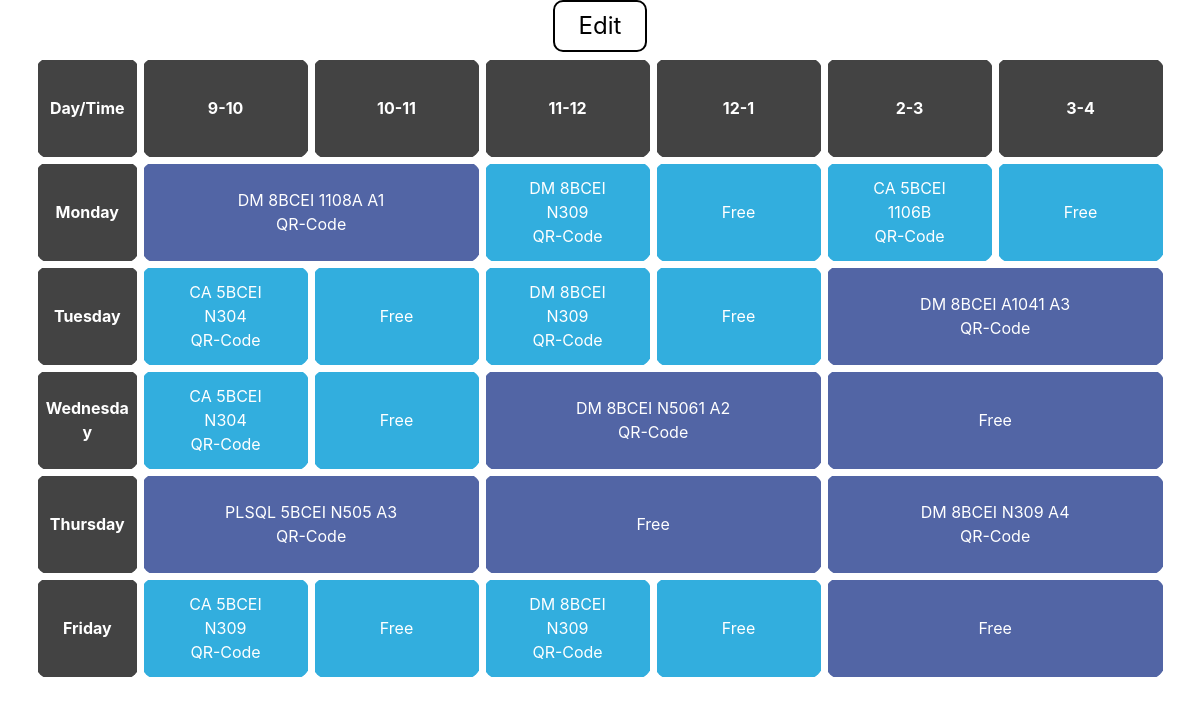
Page /HomeFaculty/ (signed in) on the committed database.
### attendance/models.py (models this page shows, shortened)
class TimeTable(models.Model):
    days=[
        ('Monday','Monday'),
        ('Tuesday','Tuesday'),
        ('Wednesday','Wednesday'),
        ('Thursday','Thursday'),
        ('Friday','Friday'),
        ('Saturday','Saturday'),
        ('Sunday','Sunday'),
    ]
    Faculty_id = models.CharField(max_length=10,null=True,default=" ")
    Day = models.CharField(max_length=100,null=True,default=" ")
    Start = models.CharField(max_length=100,null=True,default=" ")
    End = models.CharField(max_length=100,null=True,default=" ")
    Subject = models.CharField(max_length=100,null=True,default=" ")
    RoomNo = models.CharField(max_length=100,null=True,default=" ")
    Code=models.CharField(max_length=100,null=True,default=" ")
    Batch = models.CharField(max_length=100,null=True,default=" ")

### attendance/decorators.py (the view)
        def wrapper_func(request, *args, **kwargs):
            group = None
            if request.user.groups.exists():
                group = request.user.groups.all()[0].name
            if group in allowed_roles:
                return view_func(request, *args, **kwargs)
            else:
                return HttpResponse('You are not authorized to view this page')

### attendance/views.py (called while the page is built, shortened)
@login_required(login_url='Login')
@allowed_users(allowed_roles=['Faculty'])
def HomeFaculty(request):
    tt=TimeTable.objects.filter(Faculty_id=request.user.username)
    mon=TimeTable.objects.filter(Faculty_id=request.user.username,Day='Monday')
    tue=TimeTable.objects.filter(Faculty_id=request.user.username,Day='Tuesday')
    wed=TimeTable.objects.filter(Faculty_id=request.user.username,Day='Wednesday')
    thu=TimeTable.objects.filter(Faculty_id=request.user.username,Day='Thursday')
    fri=TimeTable.objects.filter(Faculty_id=request.user.username,Day='Friday')
    return render(request, 'attendance/Faculty/Home.html',{'mon':mon,'tue':tue,'wed':wed,'thu':thu,'fri':fri,'tt':tt})

### attendance/templates/attendance/Faculty/Home.html (shortened to what this page needs)
{% load static %}
<!DOCTYPE html>
<html lang="en">
<head>
    <link rel="stylesheet" href="https://stackpath.bootstrapcdn.com/bootstrap/4.5.2/css/bootstrap.min.css">
</head>
<body>
    <center>
        <button id="editbtn" onclick="EditTT()">Edit</button>
        <table id="activeTT">
            <tr>
                <th id="thdays">
                    Day/Time
                </th>
                <th>
                    9-10
                </th>
                <th>
                    10-11
                </th>
                <th>
                    11-12
                </th>
                <th>
                    12-1
                </th>
                <th>
                    2-3
                </th>
                <th>
                    3-4
                </th>
            </tr>
            <tr>
                <th id="thdays">Monday</th>
            {% for i in mon %}
                    {% if i.Batch == 'none' %}
                        <td colspan="1">
                    {% else %}
                        <td colspan="2">
                    {% endif %}
                    {% if i.Subject == i.RoomNo and i.RoomNo == i.Code and i.Code == 'Free' %}
                            Free
                    {% else %}
                        {{i.Subject}}
                        {{i.RoomNo}}
                        {{i.Code}}
                        {% if i.Batch != 'none' %}
                        {{i.Batch}}
                        {% endif %}
                        <br>
                        <a href="{% url 'GenerateQR' i.id %}">QR-Code</a>
                    {% endif %}
                </td>
            {% endfor %}
            </tr>
            <tr>
                <th id="thdays">Tuesday</th>
            {% for i in tue %}
                    {% if i.Batch == 'none' %}
                        <td colspan="1">
                    {% else %}
                        <td colspan="2">
                    {% endif %}
                    {% if i.Subject == i.RoomNo and i.RoomNo == i.Code and i.Code == 'Free' %}
                            Free
                    {% else %}
                        {{i.Subject}}
                        {{i.RoomNo}}
                        {{i.Code}}
                        {% if i.Batch != 'none' %}
                        {{i.Batch}}
                        {% endif %}
                        <br>
                        <a href="{% url 'GenerateQR' i.id %}">QR-Code</a>
                    {% endif %}
                </td>
            {% endfor %}
            </tr>
            <tr>
                <th id="thdays">Wednesday</th>
            {% for i in wed %}
                    {% if i.Batch == 'none' %}
                        <td colspan="1">
                    {% else %}
                        <td colspan="2">
                    {% endif %}
                    {% if i.Subject == i.RoomNo and i.RoomNo == i.Code and i.Code == 'Free' %}
                            Free
                    {% else %}
                        {{i.Subject}}
                        {{i.RoomNo}}
                        {{i.Code}}
                        {% if i.Batch != 'none' %}
                        {{i.Batch}}
                        {% endif %}
                        <br>
                        <a href="{% url 'GenerateQR' i.id %}">QR-Code</a>
                    {% endif %}
                </td>
            {% endfor %}
            </tr>
            <tr>
                <th id="thdays">Thursday</th>
            {% for i in thu %}
                    {% if i.Batch == 'none' %}
                        <td colspan="1">
                    {% else %}
                        <td colspan="2">
                    {% endif %}
                    {% if i.Subject == i.RoomNo and i.RoomNo == i.Code and i.Code == 'Free' %}
                            Free
                    {% else %}
                        {{i.Subject}}
                        {{i.RoomNo}}
                        {{i.Code}}
                        {% if i.Batch != 'none' %}
                        {{i.Batch}}
                        {% endif %}
                        <br>
                        <a href="{% url 'GenerateQR' i.id %}">QR-Code</a>
                    {% endif %}
                </td>
            {% endfor %}
            </tr>
            <tr>
                <th id="thdays">Friday</th>
            {% for i in fri %}
                    {% if i.Batch == 'none' %}
                        <td colspan="1">
                    {% else %}
                        <td colspan="2">
                    {% endif %}
                    {% if i.Subject == i.RoomNo and i.RoomNo == i.Code and i.Code == 'Free' %}
                            Free
                    {% else %}
                        {{i.Subject}}
                        {{i.RoomNo}}
                        {{i.Code}}
                        <br>
                        <a href="{% url 'GenerateQR' i.id %}">QR-Code</a>
                    {% endif %}
                </td>
            {% endfor %}
            </tr>
        </table>
    </center>
</body>
</html>

### attendance/templates/attendance/Faculty/Home.html (style rules this page uses)
td,th { position: relative; padding-top:1%; padding-bottom:1%; padding-left:2%; padding-right:2%; border:1px solid; word-wrap:break-word; text-align:center; height: 4rem; border: 7px solid #fff; border-radius: 20px; animation: fader 1s forwards; opacity: 1; align-items: center; color: #fff; }
th { background-color: #434343; }
th { width: 10rem; height: 6.5rem; padding: 1%; background-color: #434343; }
#thdays { width: 3rem; height: 6.5rem; padding: 0.5%; }
button { position: absolute; right: 0px; top: 0px; }
#editbtn,#buildbtn,#savebtn { background-color: #fff; color: black; font-size: 1.5rem; padding: 0.5%; border-radius: 10px; border: 2px solid black; position: static; padding: 0.5% 2%; }
table { width:95%; }
body { background-color: #fff; }
a { color: #fff; text-decoration: none; }

### rows in the picture
TimeTable: Subject "DM", RoomNo "8BCEI", Code "1108A", Batch "A1"
TimeTable: Subject "DM", RoomNo "8BCEI", Code "N309"
TimeTable: Subject "Free"
TimeTable: Subject "CA", RoomNo "5BCEI", Code "1106B"
TimeTable: Subject "Free"
TimeTable: Subject "CA", RoomNo "5BCEI", Code "N304"
TimeTable: Subject "Free"
TimeTable: Subject "DM", RoomNo "8BCEI", Code "N309"
TimeTable: Subject "Free"
TimeTable: Subject "DM", RoomNo "8BCEI", Code "A1041", Batch "A3"
TimeTable: Subject "CA", RoomNo "5BCEI", Code "N304"
TimeTable: Subject "Free"
TimeTable: Subject "DM", RoomNo "8BCEI", Code "N5061", Batch "A2"
TimeTable: Subject "Free"
TimeTable: Subject "PLSQL", RoomNo "5BCEI", Code "N505", Batch "A3"
TimeTable: Subject "Free"
TimeTable: Subject "DM", RoomNo "8BCEI", Code "N309", Batch "A4"
TimeTable: Subject "CA", RoomNo "5BCEI", Code "N309"
TimeTable: Subject "Free"
TimeTable: Subject "DM", RoomNo "8BCEI", Code "N309"
TimeTable: Subject "Free"
TimeTable: Subject "Free"
